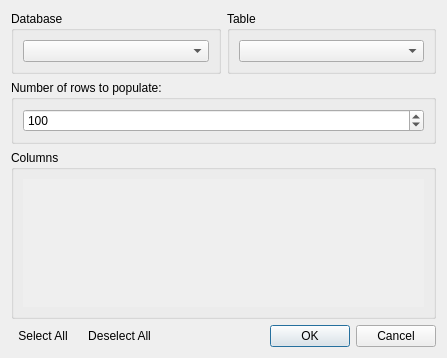
<?xml version="1.0" encoding="UTF-8"?>
<ui version="4.0">
 <class>PopulateDialog</class>
 <widget class="QDialog" name="PopulateDialog">
  <property name="geometry">
   <rect>
    <x>0</x>
    <y>0</y>
    <width>447</width>
    <height>358</height>
   </rect>
  </property>
  <property name="windowTitle">
   <string>Populate table</string>
  </property>
  <layout class="QGridLayout" name="gridLayout" columnstretch="1,1">
   <item row="1" column="0" colspan="2">
    <widget class="QGroupBox" name="rowsGroup">
     <property name="title">
      <string>Number of rows to populate:</string>
     </property>
     <layout class="QVBoxLayout" name="verticalLayout_4">
      <item>
       <widget class="QSpinBox" name="rowsSpin">
        <property name="minimum">
         <number>1</number>
        </property>
        <property name="maximum">
         <number>999999999</number>
        </property>
        <property name="value">
         <number>100</number>
        </property>
       </widget>
      </item>
     </layout>
    </widget>
   </item>
   <item row="2" column="0" colspan="2">
    <widget class="QGroupBox" name="columnsGroup">
     <property name="sizePolicy">
      <sizepolicy hsizetype="Preferred" vsizetype="Expanding">
       <horstretch>0</horstretch>
       <verstretch>0</verstretch>
      </sizepolicy>
     </property>
     <property name="title">
      <string>Columns</string>
     </property>
     <layout class="QVBoxLayout" name="verticalLayout_3">
      <item>
       <widget class="QScrollArea" name="scrollArea">
        <property name="frameShape">
         <enum>QFrame::Shape::NoFrame</enum>
        </property>
        <property name="widgetResizable">
         <bool>true</bool>
        </property>
        <widget class="QWidget" name="columnsWidget">
         <property name="geometry">
          <rect>
           <x>0</x>
           <y>0</y>
           <width>405</width>
           <height>120</height>
          </rect>
         </property>
         <layout class="QGridLayout" name="columnsLayout"/>
        </widget>
       </widget>
      </item>
     </layout>
    </widget>
   </item>
   <item row="0" column="0">
    <widget class="QGroupBox" name="databaseGroup">
     <property name="sizePolicy">
      <sizepolicy hsizetype="Preferred" vsizetype="Minimum">
       <horstretch>0</horstretch>
       <verstretch>0</verstretch>
      </sizepolicy>
     </property>
     <property name="title">
      <string>Database</string>
     </property>
     <layout class="QVBoxLayout" name="verticalLayout">
      <item>
       <widget class="QComboBox" name="databaseCombo"/>
      </item>
     </layout>
    </widget>
   </item>
   <item row="0" column="1">
    <widget class="QGroupBox" name="tableGroup">
     <property name="sizePolicy">
      <sizepolicy hsizetype="Preferred" vsizetype="Minimum">
       <horstretch>0</horstretch>
       <verstretch>0</verstretch>
      </sizepolicy>
     </property>
     <property name="title">
      <string>Table</string>
     </property>
     <layout class="QVBoxLayout" name="verticalLayout_2">
      <item>
       <widget class="QComboBox" name="tableCombo"/>
      </item>
     </layout>
    </widget>
   </item>
   <item row="3" column="1">
    <widget class="QDialogButtonBox" name="buttonBox">
     <property name="orientation">
      <enum>Qt::Orientation::Horizontal</enum>
     </property>
     <property name="standardButtons">
      <set>QDialogButtonBox::StandardButton::Cancel|QDialogButtonBox::StandardButton::Ok</set>
     </property>
    </widget>
   </item>
   <item row="3" column="0" alignment="Qt::AlignmentFlag::AlignLeft">
    <widget class="QWidget" name="bottomSelAllWid" native="true">
     <layout class="QHBoxLayout" name="horizontalLayout">
      <property name="leftMargin">
       <number>0</number>
      </property>
      <property name="topMargin">
       <number>0</number>
      </property>
      <property name="rightMargin">
       <number>0</number>
      </property>
      <property name="bottomMargin">
       <number>0</number>
      </property>
      <item>
       <widget class="QToolButton" name="bottomSelAllBtn">
        <property name="text">
         <string>Select All</string>
        </property>
        <property name="toolButtonStyle">
         <enum>Qt::ToolButtonStyle::ToolButtonTextOnly</enum>
        </property>
        <property name="autoRaise">
         <bool>true</bool>
        </property>
       </widget>
      </item>
      <item>
       <widget class="QToolButton" name="bottomDeselAllBtn">
        <property name="text">
         <string>Deselect All</string>
        </property>
        <property name="toolButtonStyle">
         <enum>Qt::ToolButtonStyle::ToolButtonTextOnly</enum>
        </property>
        <property name="autoRaise">
         <bool>true</bool>
        </property>
       </widget>
      </item>
     </layout>
    </widget>
   </item>
  </layout>
 </widget>
 <resources/>
 <connections>
  <connection>
   <sender>buttonBox</sender>
   <signal>accepted()</signal>
   <receiver>PopulateDialog</receiver>
   <slot>accept()</slot>
   <hints>
    <hint type="sourcelabel">
     <x>248</x>
     <y>254</y>
    </hint>
    <hint type="destinationlabel">
     <x>157</x>
     <y>274</y>
    </hint>
   </hints>
  </connection>
  <connection>
   <sender>buttonBox</sender>
   <signal>rejected()</signal>
   <receiver>PopulateDialog</receiver>
   <slot>reject()</slot>
   <hints>
    <hint type="sourcelabel">
     <x>316</x>
     <y>260</y>
    </hint>
    <hint type="destinationlabel">
     <x>286</x>
     <y>274</y>
    </hint>
   </hints>
  </connection>
 </connections>
</ui>
